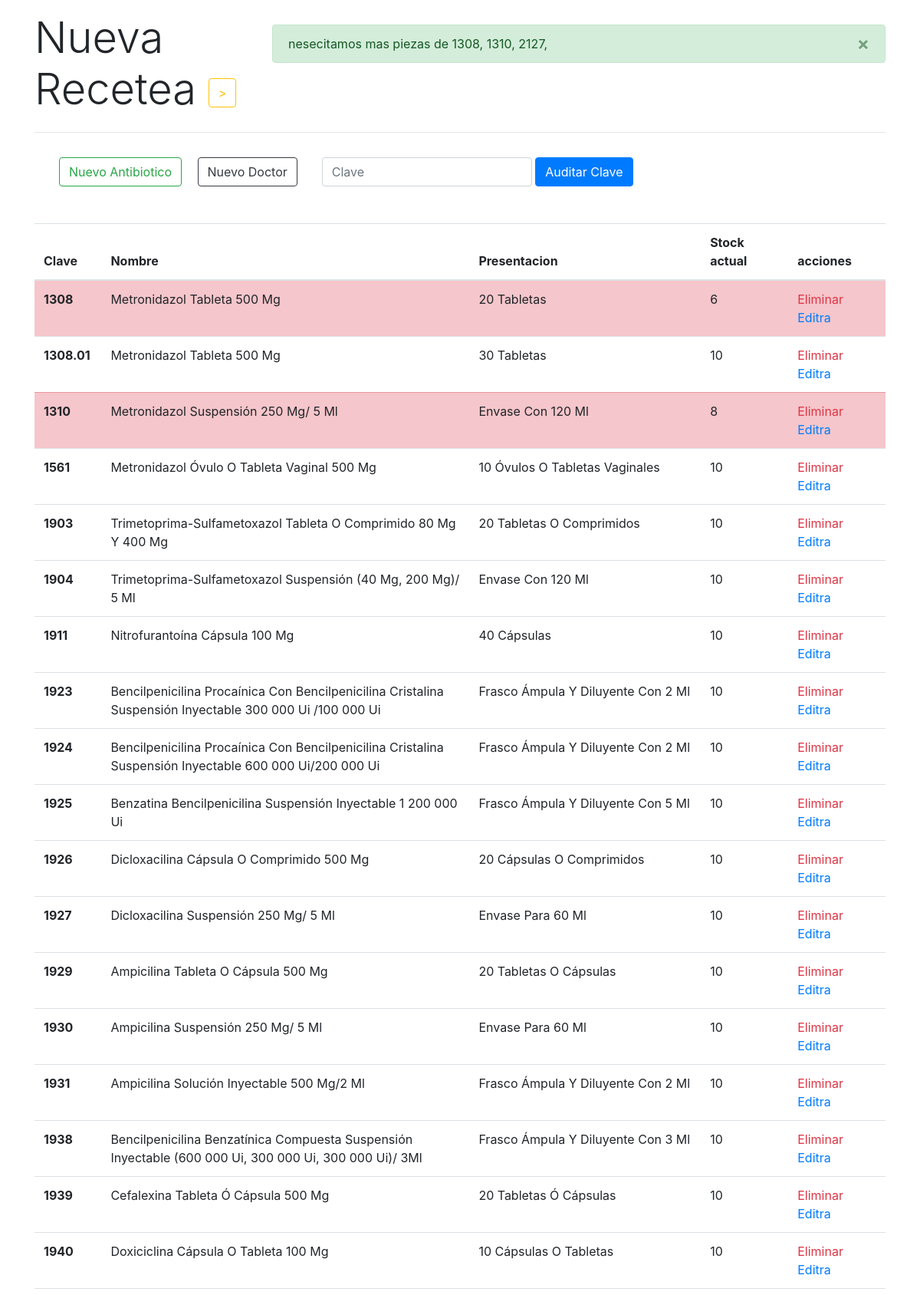
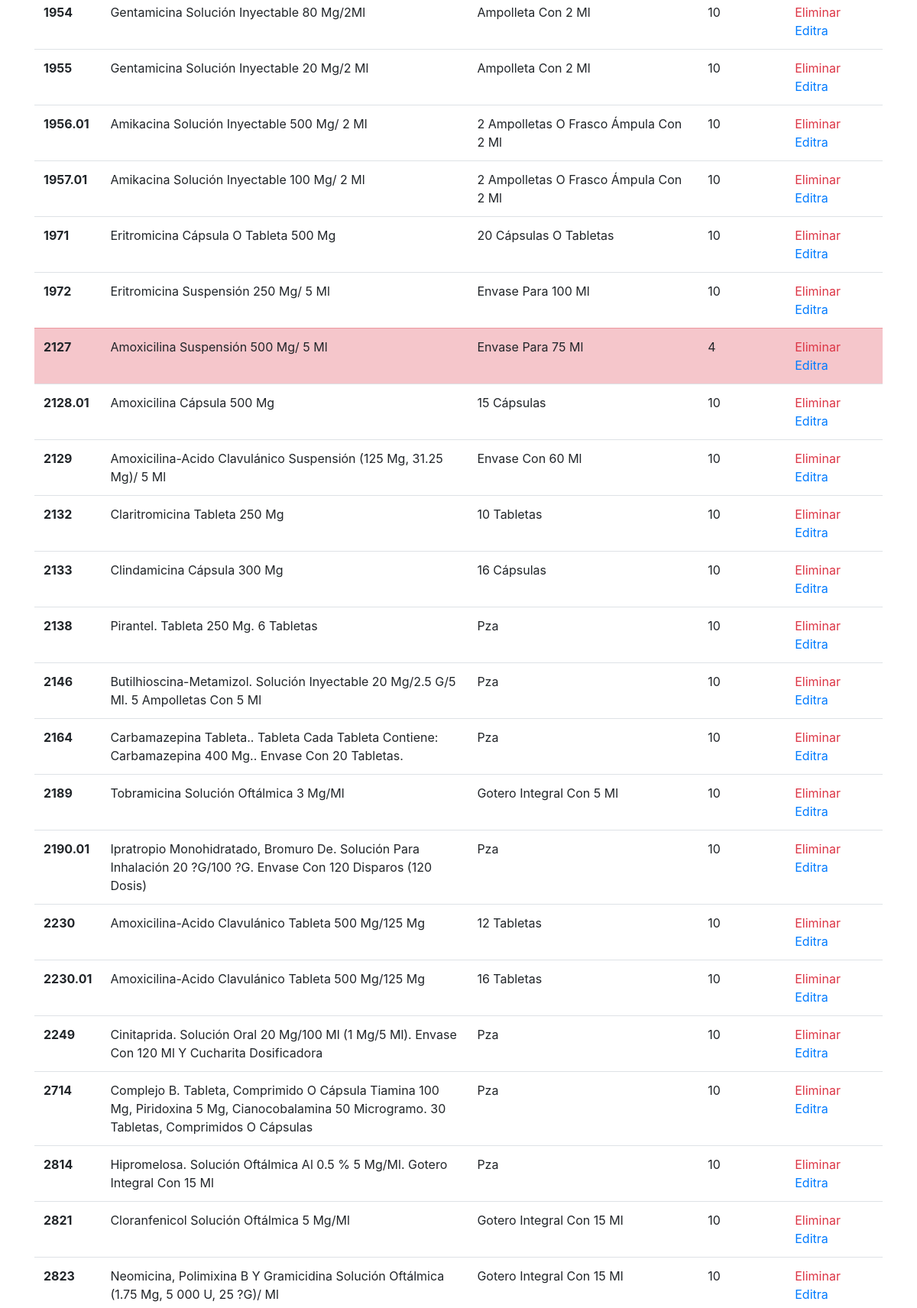
The page / (upper part) on the database its author committed (2 pictures, top to bottom).
### app.py (models this page shows)
class Antibiotico(db.Model):
    __tablename__ = 'antibioticos'
    id = db.Column(db.Integer, primary_key=True, autoincrement=True)
    clave = db.Column(db.String(12), unique = True, nullable = False)
    nombre = db.Column(db.String(120), nullable = False)
    receta = db.relationship('Receta')
    presentacion = db.Column(db.String(120), nullable = False)
    stock = db.Column(db.Integer, nullable = False)

### app.py (the view)
@app.route('/')
def home():
    doctors = Medico.query.all()
    antibiotics = Antibiotico.query.all()
    total = ''
    for a in antibiotics:
        if a.stock < min_stock:
            total += ' {}, '.format(a.clave)
    mess = 'nesecitamos mas piezas de {}'.format(total)
    flash(mess)
    antibioticos = Antibiotico.query.order_by("clave")
    del(antibiotics)
    return render_template('home.html', antibioticos = antibioticos, doctors = doctors, antibiotics = antibioticos, min_stock = min_stock)

### templates/home.html (shortened to what this page needs)
{% extends 'base.html' %}
{% block container %}
<div class="mt-3">
    <h1 class="display-4">
        Nueva Recetea
        <a class="btn btn-outline-warning mb-3 mt-3 box" data-toggle="collapse" href="#receta" role="button"
            aria-expanded="false" aria-controls="receta"> > </a>
    </h1>
</div>
<hr>
<div class="form-inline box mb-3">
    <p class="mr-3 ml-3">
        <a class="btn btn-outline-success mb-3 mt-3 ml-3" data-toggle="collapse" href="#antibiotico" role="button"
            aria-expanded="false" aria-controls="antibiotico">Nuevo Antibiotico </a>
        <a class="btn btn-outline-dark mb-3 mt-3 ml-3" data-toggle="collapse" href="#doctor" role="button"
            aria-expanded="false" aria-controls="doctor"> Nuevo Doctor </a>
    </p>
    <div class="form-group mx-sm-3 mb-3 float-rigt">
        <form action="{{ url_for('detalles') }}" method="POST">
            <input type="text" class="form-control" id="auditar" placeholder="Clave" onkeypress='validate(event)' name="auditar_clave">
            <button type="submit" class="btn btn-primary ">Auditar Clave</button>
        </form>
    </div>
</div>
<table class="table table-hover box">
    <thead>
        <tr role="row">
            <th class="sorting_asc" aria-sort="ascending" scope="col">Clave</th>
            <th scope="col">Nombre</th>
            <th scope="col">Presentacion</th>
            <th scope="col">Stock actual</th>
            <th scope="col">acciones</th>
        </tr>
    </thead>
    <tbody">
        {% for antibiotico in antibioticos %}
        {% if antibiotico.stock < min_stock %}
        {% set estado = "table-danger" %}
        {% endif %}
        <tr class="box {{ estado }}">
            <th scope="row">{{ antibiotico.clave }}</th>
            <td style="width: 30rem;">{{ antibiotico.nombre }}</td>
            <td>{{ antibiotico.presentacion }}</td>
            <td>{{ antibiotico.stock }}</td>
            <td>
                <a class="text-danger" href="{{ url_for('delete_antbiotic', id = antibiotico.id ) }}">Eliminar</a>
                <a href="">Editra</a>
            </td>
        </tr>
        {% endfor %}
</table>
{% endblock %}

### templates/base.html (shortened to what this page needs)
<!DOCTYPE html>
<head>
    {% block head %}
    <link rel="stylesheet" href="{{ url_for('static', filename='css/main.css') }}">
    <link rel="stylesheet" href="{{ url_for('static', filename='css/bootstrap.css') }}">
    {% endblock head %}
</head>
<body>
    <div class="container">
    {% with messages = get_flashed_messages() %}
        {% if messages %}
            {% for message in messages %}
            <div class="alert alert-success alert-dismissible fade show mt-3 float-right " role="alert" style="width: 50rem;">
                    {{message}}
                    <button type="button" class="close" data-dismiss="alert" aria-label="Close">
                        <span aria-hidden="true">&times;</span>
                    </button>
            </div>
            {% endfor %}
        {% endif %}
    {% endwith %}
    {% block container %}
    {% endblock %}
    </div>
</body>
</html>

### static/css/main.css (style rules this page uses)
.box { transition: box-shadow .3s; }

### rows shown on the page
Antibiotico: clave "1308", nombre "Metronidazol Tableta 500 Mg", presentacion "20 Tabletas", stock "6"
Antibiotico: clave "1308.01", nombre "Metronidazol Tableta 500 Mg", presentacion "30 Tabletas", stock "10"
Antibiotico: clave "1310", nombre "Metronidazol Suspensión 250 Mg/ 5 Ml", presentacion "Envase Con 120 Ml", stock "8"
Antibiotico: clave "1561", nombre "Metronidazol Óvulo O Tableta Vaginal 500 Mg", presentacion "10 Óvulos O Tabletas Vaginales", stock "10"
Antibiotico: clave "1903", nombre "Trimetoprima-Sulfametoxazol Tableta O Comprimido 80 Mg Y 400 Mg", presentacion "20 Tabletas O Comprimidos", stock "10"
Antibiotico: clave "1904", nombre "Trimetoprima-Sulfametoxazol Suspensión (40 Mg, 200 Mg)/ 5 Ml", presentacion "Envase Con 120 Ml", stock "10"
Antibiotico: clave "1911", nombre "Nitrofurantoína Cápsula 100 Mg", presentacion "40 Cápsulas", stock "10"
Antibiotico: clave "1923", nombre "Bencilpenicilina Procaínica Con Bencilpenicilina Cristalina Suspensión Inyectable 300 000 Ui /100 000 Ui", presentacion "Frasco Ámpula Y Diluyente Con 2 Ml", stock "10"
Antibiotico: clave "1924", nombre "Bencilpenicilina Procaínica Con Bencilpenicilina Cristalina Suspensión Inyectable 600 000 Ui/200 000 Ui", presentacion "Frasco Ámpula Y Diluyente Con 2 Ml", stock "10"
Antibiotico: clave "1925", nombre "Benzatina Bencilpenicilina Suspensión Inyectable 1 200 000 Ui", presentacion "Frasco Ámpula Y Diluyente Con 5 Ml", stock "10"
Antibiotico: clave "1926", nombre "Dicloxacilina Cápsula O Comprimido 500 Mg", presentacion "20 Cápsulas O Comprimidos", stock "10"
Antibiotico: clave "1927", nombre "Dicloxacilina Suspensión 250 Mg/ 5 Ml", presentacion "Envase Para 60 Ml", stock "10"
Antibiotico: clave "1929", nombre "Ampicilina Tableta O Cápsula 500 Mg", presentacion "20 Tabletas O Cápsulas", stock "10"
Antibiotico: clave "1930", nombre "Ampicilina Suspensión 250 Mg/ 5 Ml", presentacion "Envase Para 60 Ml", stock "10"
Antibiotico: clave "1931", nombre "Ampicilina Solución Inyectable 500 Mg/2 Ml", presentacion "Frasco Ámpula Y Diluyente Con 2 Ml", stock "10"
Antibiotico: clave "1938", nombre "Bencilpenicilina Benzatínica Compuesta Suspensión Inyectable (600 000 Ui, 300 000 Ui, 300 000 Ui)/ 3Ml", presentacion "Frasco Ámpula Y Diluyente Con 3 Ml", stock "10"
Antibiotico: clave "1939", nombre "Cefalexina Tableta Ó Cápsula 500 Mg", presentacion "20 Tabletas Ó Cápsulas", stock "10"
Antibiotico: clave "1940", nombre "Doxiciclina Cápsula O Tableta 100 Mg", presentacion "10 Cápsulas O Tabletas", stock "10"
Antibiotico: clave "1954", nombre "Gentamicina Solución Inyectable 80 Mg/2Ml", presentacion "Ampolleta Con 2 Ml", stock "10"
Antibiotico: clave "1955", nombre "Gentamicina Solución Inyectable 20 Mg/2 Ml", presentacion "Ampolleta Con 2 Ml", stock "10"
Antibiotico: clave "1956.01", nombre "Amikacina Solución Inyectable 500 Mg/ 2 Ml", presentacion "2 Ampolletas O Frasco Ámpula Con 2 Ml", stock "10"
Antibiotico: clave "1957.01", nombre "Amikacina Solución Inyectable 100 Mg/ 2 Ml", presentacion "2 Ampolletas O Frasco Ámpula Con 2 Ml", stock "10"
Antibiotico: clave "1971", nombre "Eritromicina Cápsula O Tableta 500 Mg", presentacion "20 Cápsulas O Tabletas", stock "10"
Antibiotico: clave "1972", nombre "Eritromicina Suspensión 250 Mg/ 5 Ml", presentacion "Envase Para 100 Ml", stock "10"
Antibiotico: clave "2127", nombre "Amoxicilina Suspensión 500 Mg/ 5 Ml", presentacion "Envase Para 75 Ml", stock "4"
Antibiotico: clave "2128.01", nombre "Amoxicilina Cápsula 500 Mg", presentacion "15 Cápsulas", stock "10"
Antibiotico: clave "2129", nombre "Amoxicilina-Acido Clavulánico Suspensión (125 Mg, 31.25 Mg)/ 5 Ml", presentacion "Envase Con 60 Ml", stock "10"
Antibiotico: clave "2132", nombre "Claritromicina Tableta 250 Mg", presentacion "10 Tabletas", stock "10"
Antibiotico: clave "2133", nombre "Clindamicina Cápsula 300 Mg", presentacion "16 Cápsulas", stock "10"
Antibiotico: clave "2138", nombre "Pirantel. Tableta 250 Mg. 6 Tabletas", presentacion "Pza", stock "10"
Antibiotico: clave "2146", nombre "Butilhioscina-Metamizol. Solución Inyectable 20 Mg/2.5 G/5 Ml. 5 Ampolletas Con 5 Ml", presentacion "Pza", stock "10"
Antibiotico: clave "2164", nombre "Carbamazepina Tableta.. Tableta Cada Tableta Contiene: Carbamazepina 400 Mg.. Envase Con 20 Tabletas.", presentacion "Pza", stock "10"
Antibiotico: clave "2189", nombre "Tobramicina Solución Oftálmica 3 Mg/Ml", presentacion "Gotero Integral Con 5 Ml", stock "10"
Antibiotico: clave "2190.01", nombre "Ipratropio Monohidratado, Bromuro De. Solución Para Inhalación 20 ?G/100 ?G. Envase Con 120 Disparos (120 Dosis)", presentacion "Pza", stock "10"
Antibiotico: clave "2230", nombre "Amoxicilina-Acido Clavulánico Tableta 500 Mg/125 Mg", presentacion "12 Tabletas", stock "10"
Antibiotico: clave "2230.01", nombre "Amoxicilina-Acido Clavulánico Tableta 500 Mg/125 Mg", presentacion "16 Tabletas", stock "10"
Antibiotico: clave "2249", nombre "Cinitaprida. Solución Oral 20 Mg/100 Ml (1 Mg/5 Ml). Envase Con 120 Ml Y Cucharita Dosificadora", presentacion "Pza", stock "10"
Antibiotico: clave "2714", nombre "Complejo B. Tableta, Comprimido O Cápsula Tiamina 100 Mg, Piridoxina 5 Mg, Cianocobalamina 50 Microgramo. 30 Tabletas, Comprimidos O Cápsulas", presentacion "Pza", stock "10"
Antibiotico: clave "2814", nombre "Hipromelosa. Solución Oftálmica Al 0.5 % 5 Mg/Ml. Gotero Integral Con 15 Ml", presentacion "Pza", stock "10"
Antibiotico: clave "2821", nombre "Cloranfenicol Solución Oftálmica 5 Mg/Ml", presentacion "Gotero Integral Con 15 Ml", stock "10"
Antibiotico: clave "2823", nombre "Neomicina, Polimixina B Y Gramicidina Solución Oftálmica (1.75 Mg, 5 000 U, 25 ?G)/ Ml", presentacion "Gotero Integral Con 15 Ml", stock "10"

### other values the page prints
{{ message }} "nesecitamos mas piezas de 1308, 1310, 2127,"
